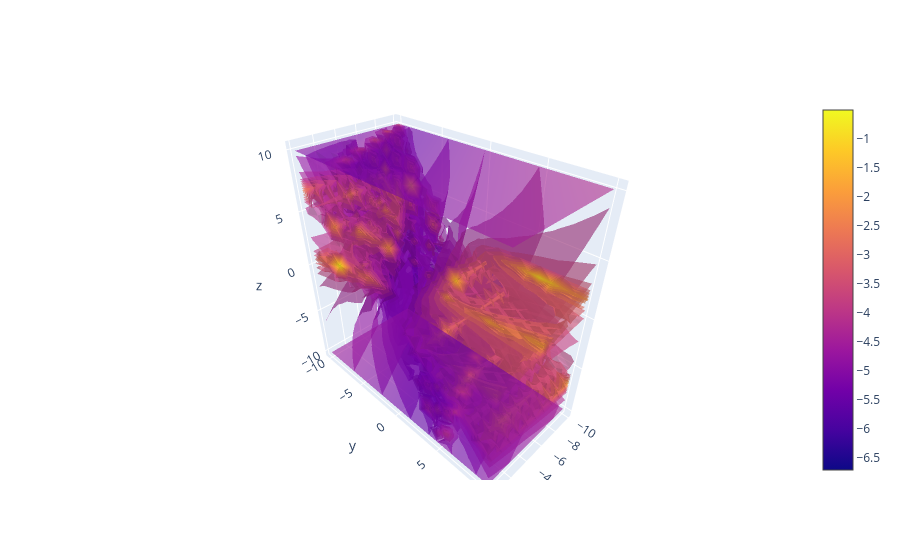

Notebook code cell kept with this figure:
### Code cell
t=2
val=(np.abs(T2[:,t]))
#val=np.abs(T2)
#fill=np.zeros(half)
valp=np.log10(val)#np.log10(np.hstack([fill,val]))

fig = go.Figure(data=go.Isosurface(
    x=Bx.flatten(),
    y=By.flatten(),
    z=Bz.flatten(),
    value=valp,
    opacity=0.6,
    isomin=None,
    isomax=None,
    surface_count=20, # number of isosurfaces, 2 by default: only min and max
    colorbar_nticks=20, # colorbar ticks correspond to isosurface values
    caps=dict(x_show=False, y_show=False)
    ))
fig.show()

### Figure 1 — Plotly figure (JSON) as saved in the notebook; plotly's stock layout.template omitted (floating-point values rounded to 4 significant figures; data arrays with more than 128 entries replaced by an {"elided": "..."} marker saying what was removed)
{"data": [{"caps": {"x": {"show": false}, "y": {"show": false}}, "colorbar": {"nticks": 20}, "opacity": 0.6, "surface": {"count": 20}, "type": "isosurface", "value": {"elided": "8000 float values"}, "x": {"elided": "8000 float values"}, "y": {"elided": "8000 float values"}, "z": {"elided": "8000 float values"}}], "layout": {}}
